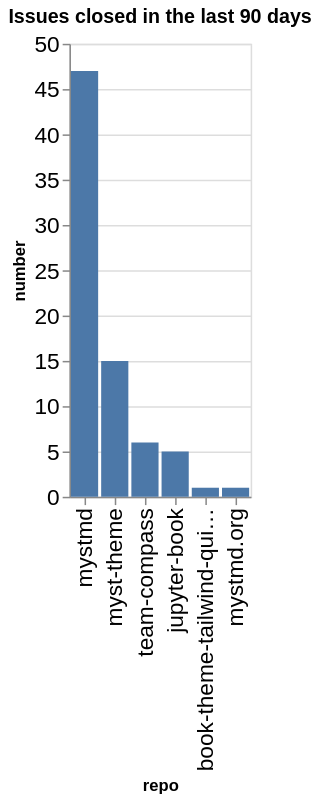

Notebook code cell kept with this figure:
### Code cell
closed_counts = closed.groupby(['org', 'repo']).count()['number'].reset_index()
closed_counts['org/repo'] = closed_counts.apply(lambda a: a['org'] + '/' + a['repo'], axis=1)
sorted_vals = closed_counts.sort_values(['number'], ascending=False)['repo'].values
alt.Chart(data=closed_counts, title=f"Issues closed in the last {n_days} days").mark_bar().encode(
    x=alt.X('repo', sort=alt.Sort(sorted_vals.tolist())),
    y='number',
)

### Figure 1 — Vega-Lite specification as saved in the notebook (floating-point values rounded to 4 significant figures)
{"config": {"axisLeft": {"labelFontSize": 15}, "axisBottom": {"labelFontSize": 15}}, "data": {"name": "data-64c8485d07396324e92935fc88fe9630"}, "mark": {"type": "bar"}, "encoding": {"x": {"field": "repo", "sort": ["mystmd", "myst-theme", "team-compass", "jupyter-book", "book-theme-tailwind-quickstart", "mystmd.org"], "type": "nominal"}, "y": {"field": "number", "type": "quantitative"}}, "title": "Issues closed in the last 90 days", "$schema": "https://vega.github.io/schema/vega-lite/v5.20.1.json", "datasets": {"data-64c8485d07396324e92935fc88fe9630": [{"org": "jupyter-book", "repo": "book-theme-tailwind-quickstart", "number": 1, "org/repo": "jupyter-book/book-theme-tailwind-quickstart"}, {"org": "jupyter-book", "repo": "jupyter-book", "number": 5, "org/repo": "jupyter-book/jupyter-book"}, {"org": "jupyter-book", "repo": "myst-theme", "number": 15, "org/repo": "jupyter-book/myst-theme"}, {"org": "jupyter-book", "repo": "mystmd", "number": 47, "org/repo": "jupyter-book/mystmd"}, {"org": "jupyter-book", "repo": "mystmd.org", "number": 1, "org/repo": "jupyter-book/mystmd.org"}, {"org": "jupyter-book", "repo": "team-compass", "number": 6, "org/repo": "jupyter-book/team-compass"}]}}
